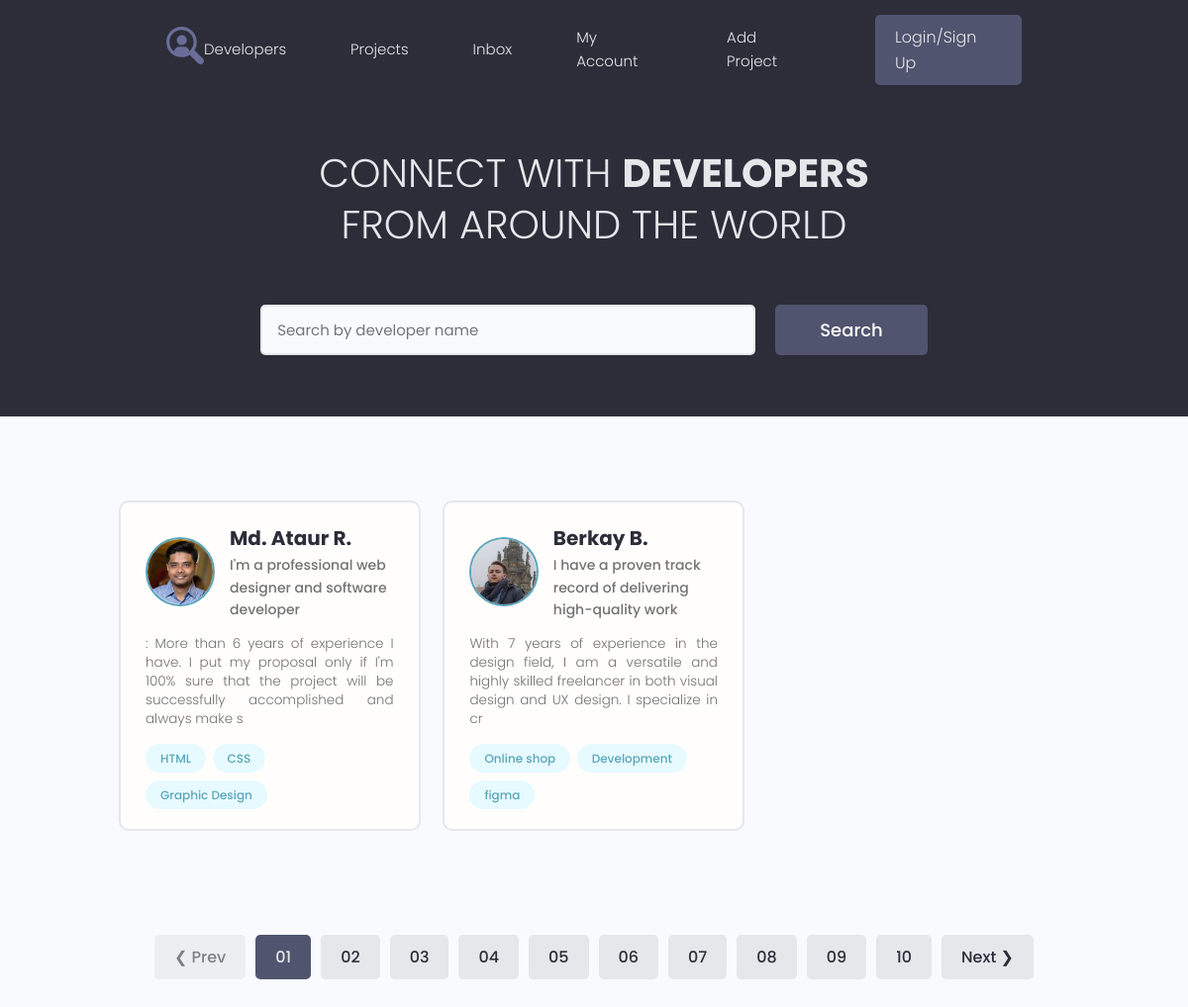
The page / on the database its author committed.
### users/models.py (models this page shows, shortened)
class Profile(models.Model):
    user = models.OneToOneField(User, on_delete=models.CASCADE, blank=True)
    name = models.CharField(max_length=200, blank=True)
    email = models.EmailField(max_length=500, blank=True)
    username = models.CharField(max_length=200, blank=True)
    short_intro = models.CharField(max_length=200, blank=True)
    bio = models.TextField(blank=True)
    profile_image = models.ImageField(upload_to="profiles/", default="profiles/user-default.png")
    social_github = models.CharField(max_length=200, blank=True)
    social_youtube = models.CharField(max_length=200, blank=True)
    social_website = models.CharField(max_length=200, blank=True)
    created = models.DateTimeField(auto_now_add=True)

class Skill(models.Model):
    owner = models.ForeignKey(Profile, on_delete=models.CASCADE, blank=True)
    name = models.CharField(max_length=200, blank=True)
    description = models.TextField(blank=True)
    created = models.DateTimeField(auto_now_add=True)
    def __str__(self):
        return self.name

### users/views.py (the view)
# urls.py: path('', views.profiles, name="profiles"),
def profiles(request):
    prof = Profile.objects.all()
    context = {'profiles': prof}
    return render(request, 'users/index.html', context)

### users/templates/users/index.html (shortened to what this page needs)
{% extends 'projects/base.html' %}
{% block content %}
  <main class="home">
    <section class="hero-section text-center">
      <div class="container container--narrow">
        <div class="hero-section__box">
          <h2>CONNECT WITH <span>DEVELOPERS</span></h2>
          <h2>FROM AROUND THE WORLD</h2>
        </div>
        <div class="hero-section__search">
          <form class="form" action="#" method="get">
            <div class="form__field">
              <input class="input input--text" id="formInput#search" type="text" name="text"
                placeholder="Search by developer name" />
            </div>
            <input class="btn btn--sub btn--lg" type="submit" value="Search" />
          </form>
        </div>
      </div>
    </section>
    <section class="devlist">
      <div class="container">
        <div class="grid grid--three">
          {% for profile in profiles %}
          <div class="column card">
            <div class="dev">
              <a href="{% url 'user_profile' profile.id %}" class="card__body">
                <div class="dev__profile">
                  <img class="avatar avatar--md" src="{{ profile.profile_image.url }}" alt="image" />
                  <div class="dev__meta">
                    <h3>{{ profile.name }}</h3>
                    <h5>{{ profile.short_intro|slice:"60" }}</h5>
                  </div>
                </div>
                <p class="dev__info">
                  {{ profile.bio|slice:"150" }}
                </p>
                <div class="dev__skills">
                  {% for skill in profile.skill_set.all|slice:"3" %}
                  <span class="tag tag--pill tag--main">
                    <small>{{ skill }}</small>
                  </span>
                  {% endfor %}
                </div>
              </a>
            </div>
          </div>
          {% endfor %}
        </div>
      </div>
    </section>
    <div class="pagination">
      <ul class="container">
        <li><a href="#" class="btn btn--disabled">&#10094; Prev</a></li>
        <li><a href="#" class="btn btn--sub">01</a></li>
        <li><a href="#" class="btn">02</a></li>
        <li><a href="#" class="btn">03</a></li>
        <li><a href="#" class="btn">04</a></li>
        <li><a href="#" class="btn">05</a></li>
        <li><a href="#" class="btn">06</a></li>
        <li><a href="#" class="btn">07</a></li>
        <li><a href="#" class="btn">08</a></li>
        <li><a href="#" class="btn">09</a></li>
        <li><a href="#" class="btn">10</a></li>
        <li><a href="#" class="btn">Next &#10095;</a></li>
      </ul>
    </div>
  </main>
{% endblock %}

### projects/static/styles/app.css (style rules this page uses)
:root { --color-sub: #2d2d39; }
.btn--sub { background-color: var(--color-sub-light); }
.card { border: 2px solid var(--color-light); }
img { width: 100%; }
.hero-section { height: 40vh; display: flex; align-items: center; background-color: var(--color-sub); }
.hero-section__box { margin-bottom: 4rem; }
.hero-section__box > h2, .hero-section__box > h2 > span { font-size: 4rem; color: var(--color-light); line-height: 1.3; text-transform: uppercase; }
.hero-section__box > h2 { font-weight: 300; }
.hero-section__box > h2 > span { font-weight: 700; }
.hero-section__search > .form { display: flex; align-items: center; justify-content: center; gap: 2rem; }
.hero-section__search > .form input.input--text { width: 50rem; }
.devlist { margin-top: 8rem; }
.devlist .grid { align-items: stretch; }
.devlist .dev .dev__profile { display: flex; align-items: center; gap: 1.5rem; }
.devlist .dev .dev__meta h3 { color: var(--color-sub); font-size: 2rem; font-weight: 700; }
.devlist .dev .dev__meta h5 { color: var(--color-text); font-size: 1.4rem; font-weight: 500; }
.devlist .dev .dev__info { margin: 1.5rem 0; font-size: 1.35rem; line-height: 1.4; text-align: justify; }
.pagination { margin-top: 8rem; margin-bottom: 10rem; }
.pagination > ul { flex-wrap: wrap; list-style: none; display: flex; align-items: center; justify-content: center; gap: 1rem; }
.pagination .btn { color: var(--color-sub); }
.pagination .btn.btn--sub { color: var(--color-light); }

### projects/static/uikit/styles/modules/_variables.css (style rules this page uses)
:root { --color-main: #5aa5b9; --color-main-light: #e6faff; --color-sub: #3f4156; --color-sub-light: #51546e; --color-sub-lighter: #ededfd; --color-text: #737373; --color-gray: #8b8b8b; --color-light: #e5e7eb; --color-light-gray: #767676; --color-bg: #f8fafd; --color-white: #fffefd; --color-white-light: #f3f3f3; --color-success: #359e64; --color-success-bg: #def8e8; --color-error: #fc4b0b; --color-error-bg: #fff2ee; --font-base: 'Poppins', arial, helvetica, 'Segoe UI', roboto, ubuntu, sans-serif; --font-monospace: 'Fira Code', 'Courier New', courier, monospace; --font-regular: 300; --font-medium: 500; --font-bold: 700; --generic-shadow: 1px 1px 5px #00000010; --generic-transition: all 0.3s ease-in-out; }

### projects/static/uikit/styles/modules/_base.css (style rules this page uses)
* { margin: 0; padding: 0; box-sizing: border-box; text-rendering: optimizeLegibility; color: inherit; font-size: inherit; }
html { font-size: 50%; }
@media only screen and (min-width: 480px) { html { font-size: 56.25%; } }
@media only screen and (min-width: 1200px) { html { font-size: 62.5%; } }
body { line-height: 1.6; font-weight: 400; font-size: 1.5rem; color: var(--color-text); background-color: var(--color-bg); min-height: 100vh; }

### projects/static/uikit/styles/modules/_typography.css (style rules this page uses)
* { font-family: var(--font-base); }
h2 { font-size: 3.6rem; font-weight: var(--font-bold); }
h3 { font-size: 3.2rem; font-weight: var(--font-medium); }
h5 { font-size: 2.4rem; font-weight: var(--font-medium); }
h5, h6 { font-weight: var(--font-regular); }
p, span, strong { font-size: 1.6rem; color: var(--color-text); font-weight: var(--font-regular); }
a { padding-bottom: 2px; text-decoration: none; display: inline-block; color: var(--color-main); font-weight: var(--font-medium); }

### projects/static/uikit/styles/modules/_utilities.css (style rules this page uses)
.container { width: 92%; max-width: 165rem; margin: 0 auto; box-sizing: border-box; }
.container--narrow { width: 92%; max-width: 120rem; }
@media screen and (min-width: 1000px) { .container { width: 90%; } }
@media screen and (min-width: 1000px) { .container--narrow { width: 85%; } }
@media screen and (min-width: 1200px) { .container { width: 80%; } }
@media screen and (min-width: 1200px) { .container--narrow { width: 72%; } }
.text-center { text-align: center; }

### projects/static/uikit/styles/modules/_avatar.css (style rules this page uses)
.avatar { border-radius: 50%; border: 2px solid var(--color-main); object-fit: cover; }
.avatar--md { height: 7rem; width: 7rem; }

### projects/static/uikit/styles/modules/_button.css (style rules this page uses)
.btn { display: inline-block; position: relative; cursor: pointer; background-color: var(--color-light); font-weight: var(--font-medium); color: var(--color-sub); text-decoration: none; padding: 1rem 2rem; border-radius: 0.5rem; border: none; width: -webkit-fit-content; width: -moz-fit-content; width: fit-content; height: -webkit-fit-content; height: -moz-fit-content; height: fit-content; font-size: 1.6rem; outline-width: 0; outline-color: transparent; -webkit-backface-visibility: hidden; backface-visibility: hidden; transition: all 0.3s ease-in-out; }
.btn:disabled, .btn--disabled { cursor: not-allowed; opacity: 0.6; }
.btn--sub { background-color: var(--color-sub); color: var(--color-white); }
.btn--lg { font-size: 1.8rem; padding: 1.2rem 4.5rem; }

### rows shown on the page
Profile: profile_image (picture), name "Md. Ataur R.", short_intro "I'm a professional web designer and software developer", bio ": More than 6 years of experience I have. I put my proposal only if I'm 100% sure that the project will be successfully accomplished and always make s"
Skill: name "HTML"
Skill: name "CSS"
Skill: name "Graphic Design"
Profile: profile_image (picture), name "Berkay B.", short_intro "I have a proven track record of delivering high-quality work", bio "With 7 years of experience in the design field, I am a versatile and highly skilled freelancer in both visual design and UX design. I specialize in cr"
Skill: name "Online shop"
Skill: name "Development"
Skill: name "figma"
